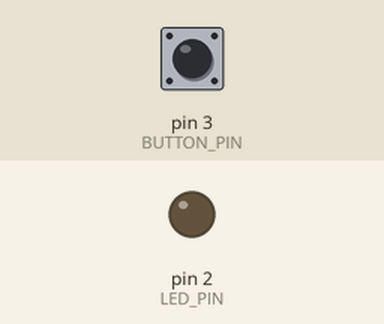
The sketch below on a simulated Arduino Uno, built with avr-gcc and run on an emulated ATmega328P. On the bench: output pins drawn as LEDs (lit = HIGH). The inputs (shaded band) are chosen by the test bench; at power-on: pin 3 (BUTTON_PIN) HIGH. What the sketch prints to the serial monitor is not drawn.

Above: at 1.2 s.
1.3 s: pin 3 (BUTTON_PIN) pulled LOW for 0.15 s
At 1.43 s:
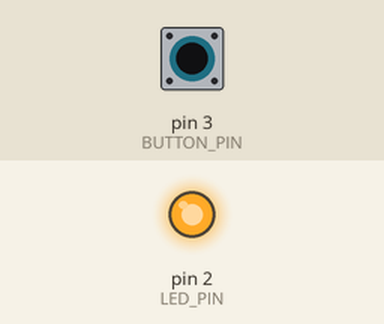
3.0 s: pin 3 (BUTTON_PIN) pulled LOW for 1 s
At 4.4 s:
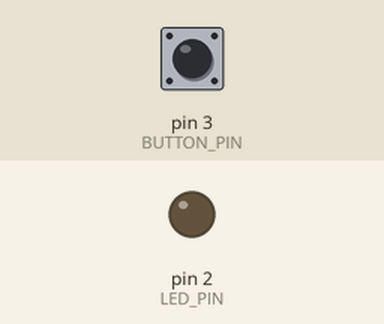
5.5 s: pin 3 (BUTTON_PIN) pulled LOW for 0.15 s
At 6.2 s:
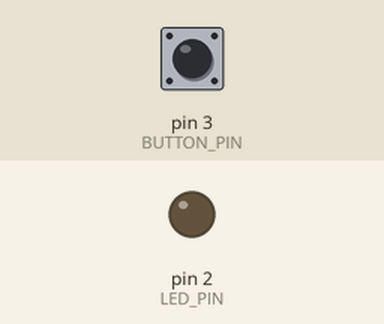
Timing chart, 0 to 8.5 s (numbered marks = the images above; inputs shaded):
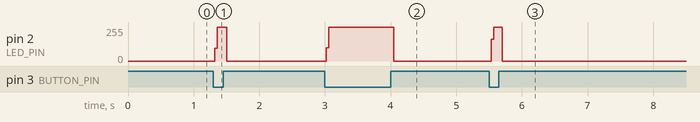

Measured:
- after the input at 1.3 s, pin 2 (LED_PIN): 0/255 → 255/255 at once, → 0/255 0.18 s later
- after the input at 3.0 s, pin 2 (LED_PIN): 0/255 → 255/255 at once, → 0/255 1.0 s later
- after the input at 5.5 s, pin 2 (LED_PIN): 0/255 → 255/255 at once, → 0/255 0.17 s later

The sketch:

ledAndPushButton.ino
```cpp
//------------------LED & PUSH BUTTON-----------------//
const int LED_PIN = 2;
const int BUTTON_PIN = 3;

void setup() {
  // put your setup code here, to run once:
  Serial.begin(9600);
  pinMode (LED_PIN, OUTPUT); //inititalize LED_PIN as output
  pinMode (BUTTON_PIN, INPUT); //initialize BUTTON_PIN as input
}

void loop() {
  // put your main code here, to run repeatedly:
  //read button state either HIGH or LOW (1 or 0)
  int buttonState = digitalRead(BUTTON_PIN);
  Serial.println(buttonState);
  digitalWrite(LED_PIN, HIGH);
  /*delay(1000);
  digitalWrite(LED_PIN,LOW);
  delay(1000);*/
  if (!buttonState) digitalWrite (LED_PIN, HIGH);
  else digitalWrite (LED_PIN, LOW);
}
```
